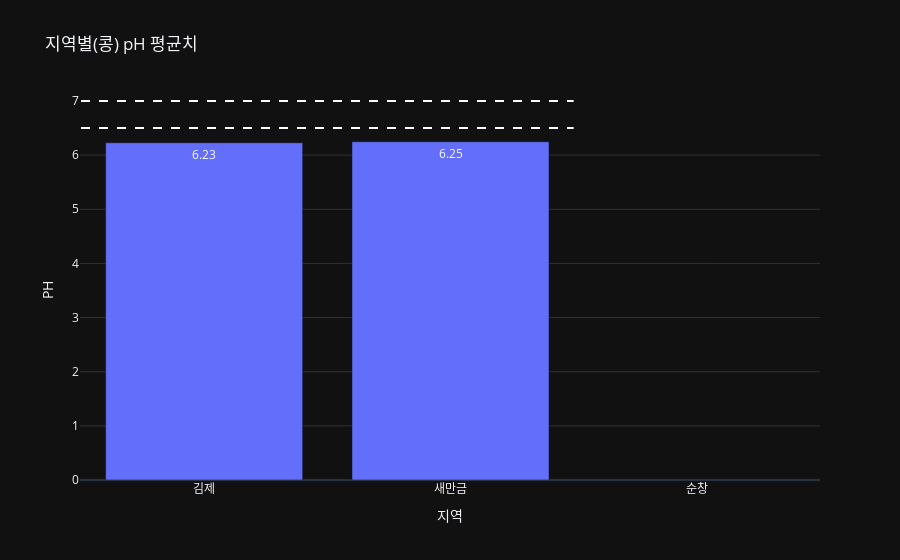

The code cell stored with this chart in its notebook:
### Code cell
#ph
fig_ph = px.bar(stats_table_bean, x='지역', y='PH', text_auto='.3s', title='지역별(콩) pH 평균치')
fig_ph.add_shape(
    type='line',
    x0=-0.5,
    x1=1.5,
    y0=6.5,
    y1=6.5,
    line=dict(color="white", width=2, dash='dash'),
    name='적정 하한'
)

fig_ph.add_shape(
    type='line',
    x0=-0.5,
    x1=1.5,
    y0=7.0,
    y1=7.0,
    line=dict(color="white", width=2, dash='dash'),
    name='적정 상한'
)

fig_ph.update_traces(textposition='inside')

fig_ph.show()

### Figure 1 — Plotly figure (JSON) as saved in the notebook; plotly's stock layout.template omitted (floating-point values rounded to 4 significant figures)
{"data": [{"hovertemplate": "지역=%{x}<br>PH=%{y}<extra></extra>", "legendgroup": "", "marker": {"color": "#636efa", "pattern": {"shape": ""}}, "name": "", "orientation": "v", "showlegend": false, "textposition": "inside", "texttemplate": "%{y:.3s}", "x": ["김제", "새만금", "순창"], "xaxis": "x", "y": [6.228, 6.248, NaN], "yaxis": "y", "type": "bar"}], "layout": {"xaxis": {"anchor": "y", "domain": [0.0, 1.0], "title": {"text": "지역"}}, "yaxis": {"anchor": "x", "domain": [0.0, 1.0], "title": {"text": "PH"}}, "legend": {"tracegroupgap": 0}, "title": {"text": "지역별(콩) pH 평균치"}, "barmode": "relative", "shapes": [{"line": {"color": "white", "dash": "dash", "width": 2}, "name": "적정 하한", "type": "line", "x0": -0.5, "x1": 1.5, "y0": 6.5, "y1": 6.5}, {"line": {"color": "white", "dash": "dash", "width": 2}, "name": "적정 상한", "type": "line", "x0": -0.5, "x1": 1.5, "y0": 7.0, "y1": 7.0}]}}
